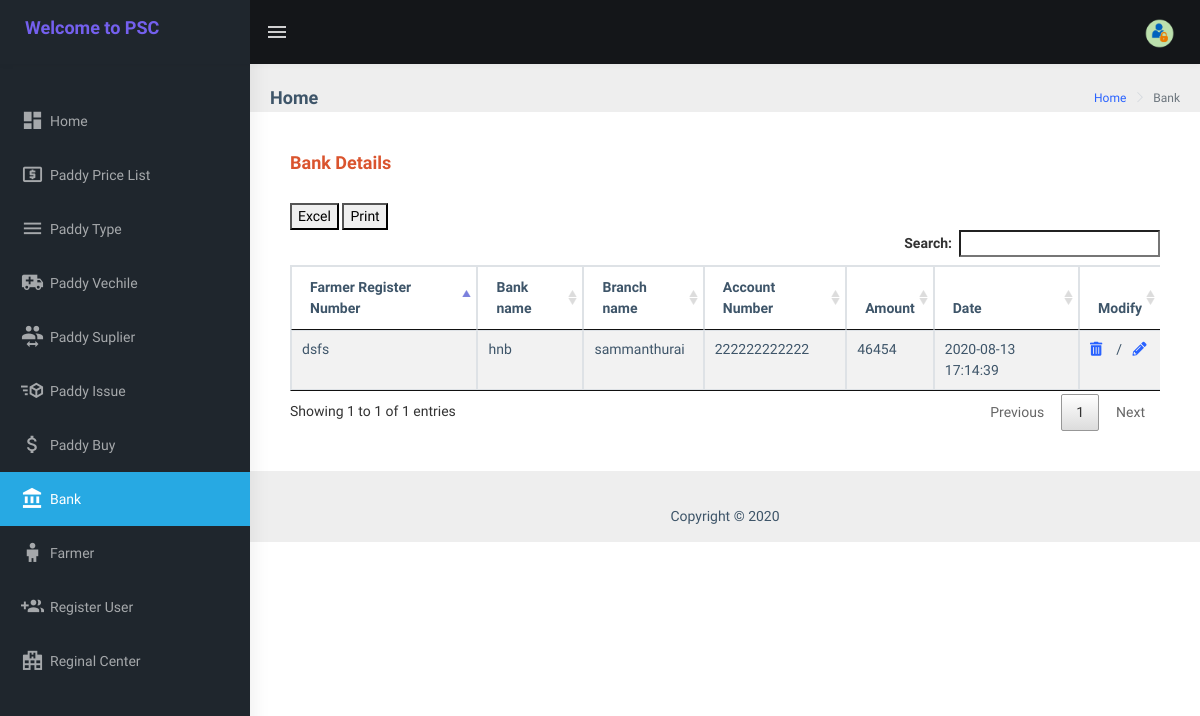
The page /common_components/bank.php (signed in) on the database as committed earlier.
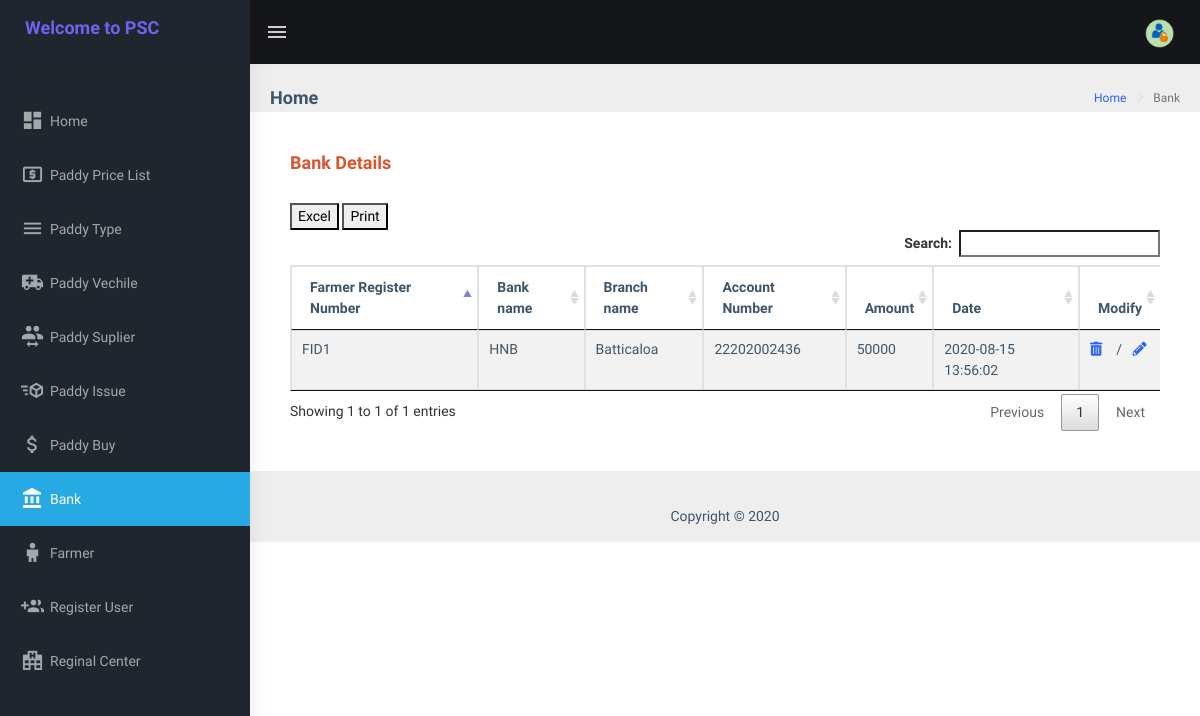
The same page on the database as committed later.
### tables this page shows
CREATE TABLE `bank` (
  `row_id` int(11) NOT NULL,
  `former_register_no` varchar(5) NOT NULL,
  `bank_name` varchar(50) NOT NULL,
  `bank_branch` varchar(50) NOT NULL,
  `bank_account_no` varchar(20) NOT NULL,
  `amount` double NOT NULL,
  `date` timestamp NOT NULL DEFAULT current_timestamp() ON UPDATE current_timestamp()
);

### function.php (called while the page is built, shortened)
<?php
	function isAdmin()
	{
		if (isset($_SESSION['user']) && $_SESSION['user']['user_type'] == 'admin' ) {
			return true;
		}else{
			return false;
		}
	}
?>

### common_components/bank.php (the view, shortened to what this page needs)
<?php
	include('../function.php');
	if (!isAdmin() AND !isCollactionOfficer() AND !isManager() AND !isClerk() AND !isFinanceOfficer() AND !isStorekeeper()) {
		$_SESSION['msg'] = "You must log in first";
		header('location: ../Index.php');
	}else{
?>
<!DOCTYPE html>
<html dir="ltr" lang="en">
    <head>
        <?php include '../mainstuff/inhead.php'; ?>
				<link rel="stylesheet" type="text/css" href="../assets/extra-libs/multicheck/multicheck.css">
				<link href="../js/jquery.dataTables.min.css" rel="stylesheet">
				<link rel="stylesheet" type="text/css" href="../assets/libs/select2/dist/css/select2.min.css">
    </head>
    <body>
        <div id="main-wrapper">
            <?php include '../mainstuff/header.php'; ?>
			<?php include '../mainstuff/LeftSidebar.php'; ?>
			<div class="page-wrapper">
                <div class="page-breadcrumb">
                    <div class="row">
                        <div class="col-12 d-flex no-block align-items-center">
                            <h4 class="page-title">Home</h4>
                            <div class="ml-auto text-right">
                                <nav aria-label="breadcrumb">
                                    <ol class="breadcrumb">
                                        <li class="breadcrumb-item"><a href="#">Home</a></li>
                                        <li class="breadcrumb-item active" aria-current="page">Bank</li>
                                    </ol>
                                </nav>
                            </div>
                        </div>
                    </div>
                </div>
								                <div class="row">
								                    <div class="col-md-12">
								                        <div class="card card-body printableArea">
																								<div class="card-body">
																												<h4 class="text-danger">Bank Details</h4><br>
																												<div class="table-responsive">
																														<table id="zero_config" class="table table-striped table-bordered">
																																<thead>
																																		<tr>
																																			<th> Farmer Register Number </th>
																																			<th> Bank name </th>
																																			<th> Branch name </th>
																																			<th> Account Number </th>
																																			<th> Amount </th>
																																			<th> Date </th>
																																			<th> Modify </th>
																																		</tr>
																																</thead>
																																<tbody>
																																		<?php
																																					$sql= "select * from bank";
																																					$run = mysqli_query($conn,$sql);
																																						while($row=mysqli_fetch_array($run)){
																																								$id = $row['row_id'];
																																								$former_register_no = $row['former_register_no'];
																																								$bank_name = $row['bank_name'];
																																								$bank_branch = $row['bank_branch'];
																																								$bank_account_no = $row['bank_account_no'];
																																								$amount = $row['amount'];
																																								$date = $row['date'];
																																		?>
																													<tr>
																															<td> <?php echo $former_register_no; ?> </td>
																															<td> <?php echo $bank_name; ?> </td>
																															<td> <?php echo $bank_branch; ?> </td>
																															<td> <?php echo $bank_account_no; ?> </td>
																															<td> <?php echo $amount; ?> </td>
																															<td> <?php echo $date; ?> </td>
																													<td>
																													<a href="delete_bank.php?delete_bank=<?php echo $id; ?>" onclick="return confirm('Are you sure you want to delete this item?');">
																															<i class=" fas fa-trash-alt"></i>
																													</a>&nbsp&nbsp / &nbsp
																												 	<a href="edit_bank.php?edit_bank=<?php echo $id; ?>">
																															<i class=" fas fa-pencil-alt"></i>
																													</a>
																													</td>
																													</tr>
																										<?php } ?>
																								</tbody>
																						</table>
																				</div>
																</div>
								                    </div>
								                </div>
								                <?php include '../mainstuff/footer.php'; ?>
								            </div>
	  </body>
</html>
													<?php } ?>

### mainstuff/inhead.php (shortened to what this page needs)
<link href="../assets/libs/flot/css/float-chart.css" rel="stylesheet">
<link href="../dist/css/style.min.css" rel="stylesheet">

### mainstuff/header.php (shortened to what this page needs)
<header class="topbar" data-navbarbg="skin5">
    <nav class="navbar top-navbar navbar-expand-md navbar-dark">
        <div class="navbar-header" data-logobg="skin5">
            <a class="navbar-brand" href="#">
                <strong class="text-primary"> <h4>Welcome to PSC</h4></strong>
            </a>
        </div>
        <div class="navbar-collapse collapse" id="navbarSupportedContent" data-navbarbg="skin5">
            <ul class="navbar-nav float-left mr-auto">
                <li class="nav-item d-none d-md-block"><a class="nav-link sidebartoggler waves-effect waves-light" href="javascript:void(0)" data-sidebartype="mini-sidebar"><i class="mdi mdi-menu font-24"></i></a></li>
            </ul>
            <ul class="navbar-nav float-left">
              <li class="nav-item dropdown">
                    <a class="nav-link dropdown-toggle text-muted waves-effect waves-dark pro-pic" href="" data-toggle="dropdown" aria-haspopup="true" aria-expanded="false"><img src="../assets/images/login.png" alt="user" class="rounded-circle" width="31"></a>
                </li>
            </ul>
        </div>
    </nav>
</header>

### mainstuff/LeftSidebar.php (shortened to what this page needs)
<aside class="left-sidebar" data-sidebarbg="skin5">
    <div class="scroll-sidebar">
        <nav class="sidebar-nav">
            <ul id="sidebarnav" class="p-t-30">
            <?php
            if (!isAdmin() AND !isCollactionOfficer() AND !isManager() AND !isClerk() AND !isFinanceOfficer() AND !isStorekeeper()) {
                header('location: ../Index.php');
             }else{
                echo
                '<li class="sidebar-item"> <a class="sidebar-link waves-effect waves-dark sidebar-link" href="../common_components/dashboard.php" aria-expanded="false"><i class="mdi mdi-view-dashboard"></i><span class="hide-menu">Home</span></a></li>';
            }
            if(isAdmin()){
                echo  '
                <li class="sidebar-item"> <a class="sidebar-link waves-effect waves-dark sidebar-link" href="../common_components/paddy_price.php" aria-expanded="false"><i class="mdi mdi-cash-usd"></i><span class="hide-menu">Paddy Price List</span></a></li>
                <li class="sidebar-item"> <a class="sidebar-link waves-effect waves-dark sidebar-link" href="../common_components/paddy_type.php" aria-expanded="false"><i class="mdi mdi-menu"></i><span class="hide-menu">Paddy Type</span></a></li>
                <li class="sidebar-item"> <a class="sidebar-link waves-effect waves-dark sidebar-link" href="../common_components/vechile.php" aria-expanded="false"><i class="mdi mdi-ambulance"></i><span class="hide-menu">Paddy Vechile</span></a></li>
                <li class="sidebar-item"> <a class="sidebar-link waves-effect waves-dark sidebar-link" href="../common_components/suplier.php" aria-expanded="false"><i class="mdi mdi-account-switch"></i><span class="hide-menu">Paddy Suplier</span></a></li>
                <li class="sidebar-item"> <a class="sidebar-link waves-effect waves-dark sidebar-link" href="../common_components/paddy_issue.php" aria-expanded="false"><i class="mdi mdi-cube-send"></i><span class="hide-menu">Paddy Issue</span></a></li>
                <li class="sidebar-item"> <a class="sidebar-link waves-effect waves-dark sidebar-link" href="../common_components/paddy_buy.php" aria-expanded="false"><i class="mdi mdi-currency-usd"></i><span class="hide-menu">Paddy Buy</span></a></li>
                <li class="sidebar-item"> <a class="sidebar-link waves-effect waves-dark sidebar-link" href="../common_components/bank.php" aria-expanded="false"><i class="mdi mdi-bank"></i><span class="hide-menu">Bank</span></a></li>
                <li class="sidebar-item"><a href="../common_components/farmer.php" class="sidebar-link"><i class="mdi mdi-human-child"></i><span class="hide-menu"> Farmer  </span></a></li>
                <li class="sidebar-item"> <a class="sidebar-link waves-effect waves-dark sidebar-link" href="../register.php" aria-expanded="false"><i class="mdi mdi-account-multiple-plus"></i><span class="hide-menu">Register User</span></a></li>
                <li class="sidebar-item"> <a class="sidebar-link waves-effect waves-dark sidebar-link" href="../common_components/reginal_center.php" aria-expanded="false"><i class="mdi mdi-hospital-building"></i><span class="hide-menu">Reginal Center</span></a></li>';
            }
            ?>
            </ul>
        </nav>
    </div>
</aside>

### mainstuff/footer.php
 <div class="container-fluid">
                    <footer class="footer text-center">
                        Copyright © 2020
                    </footer>
</div>

Rows that differ between the two databases and show on the page:
removed bank: former_register_no "dsfs", bank_name "hnb", bank_branch "sammanthurai", bank_account_no "222222222222", amount "46454", date "2020-08-13 17:14:39"
added bank: former_register_no "FID1", bank_name "HNB", bank_branch "Batticaloa", bank_account_no "22202002436", amount "50000", date "2020-08-15 13:56:02"
